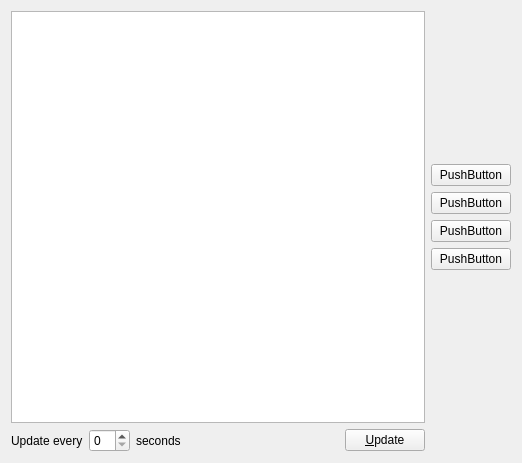
<ui version="4.0" >
 <class>queueWidget</class>
 <widget class="QWidget" name="queueWidget" >
  <property name="geometry" >
   <rect>
    <x>0</x>
    <y>0</y>
    <width>522</width>
    <height>463</height>
   </rect>
  </property>
  <property name="windowTitle" >
   <string>Form</string>
  </property>
  <layout class="QGridLayout" name="gridLayout" >
   <item row="0" column="0" >
    <widget class="QTableWidget" name="queueTable" />
   </item>
   <item row="0" column="1" >
    <layout class="QVBoxLayout" name="verticalLayout" >
     <item>
      <spacer name="verticalSpacer" >
       <property name="orientation" >
        <enum>Qt::Vertical</enum>
       </property>
       <property name="sizeHint" stdset="0" >
        <size>
         <width>20</width>
         <height>40</height>
        </size>
       </property>
      </spacer>
     </item>
     <item>
      <widget class="QPushButton" name="upButton" >
       <property name="sizePolicy" >
        <sizepolicy vsizetype="Fixed" hsizetype="Minimum" >
         <horstretch>0</horstretch>
         <verstretch>0</verstretch>
        </sizepolicy>
       </property>
       <property name="text" >
        <string>PushButton</string>
       </property>
      </widget>
     </item>
     <item>
      <widget class="QPushButton" name="pauseButton" >
       <property name="text" >
        <string>PushButton</string>
       </property>
      </widget>
     </item>
     <item>
      <widget class="QPushButton" name="stopButton" >
       <property name="text" >
        <string>PushButton</string>
       </property>
      </widget>
     </item>
     <item>
      <widget class="QPushButton" name="downButton" >
       <property name="text" >
        <string>PushButton</string>
       </property>
      </widget>
     </item>
     <item>
      <spacer name="verticalSpacer_2" >
       <property name="orientation" >
        <enum>Qt::Vertical</enum>
       </property>
       <property name="sizeHint" stdset="0" >
        <size>
         <width>20</width>
         <height>40</height>
        </size>
       </property>
      </spacer>
     </item>
    </layout>
   </item>
   <item row="1" column="0" >
    <layout class="QHBoxLayout" name="horizontalLayout_2" >
     <item>
      <widget class="QLabel" name="label" >
       <property name="text" >
        <string>Update every</string>
       </property>
      </widget>
     </item>
     <item>
      <widget class="QSpinBox" name="updateTime" />
     </item>
     <item>
      <widget class="QLabel" name="label_2" >
       <property name="text" >
        <string>seconds</string>
       </property>
      </widget>
     </item>
     <item>
      <spacer name="horizontalSpacer" >
       <property name="orientation" >
        <enum>Qt::Horizontal</enum>
       </property>
       <property name="sizeHint" stdset="0" >
        <size>
         <width>40</width>
         <height>20</height>
        </size>
       </property>
      </spacer>
     </item>
     <item>
      <widget class="QPushButton" name="updateButton" >
       <property name="text" >
        <string>&amp;Update</string>
       </property>
      </widget>
     </item>
    </layout>
   </item>
  </layout>
 </widget>
 <resources/>
 <connections/>
</ui>
